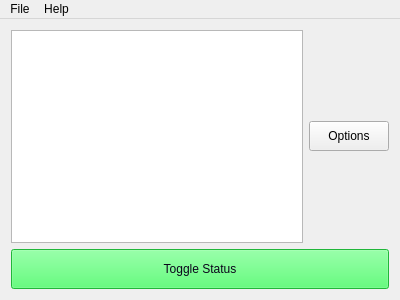
<?xml version="1.0" encoding="UTF-8"?>
<ui version="4.0">
 <class>MainWindow</class>
 <widget class="QMainWindow" name="MainWindow">
  <property name="geometry">
   <rect>
    <x>0</x>
    <y>0</y>
    <width>400</width>
    <height>300</height>
   </rect>
  </property>
  <property name="sizePolicy">
   <sizepolicy hsizetype="Minimum" vsizetype="Preferred">
    <horstretch>0</horstretch>
    <verstretch>0</verstretch>
   </sizepolicy>
  </property>
  <property name="windowTitle">
   <string>MainWindow</string>
  </property>
  <widget class="QWidget" name="centralWidget">
   <layout class="QVBoxLayout" name="verticalLayout_2">
    <item>
     <layout class="QVBoxLayout" name="verticalLayout">
      <item>
       <layout class="QHBoxLayout" name="horizontalLayout">
        <item>
         <widget class="QTextEdit" name="textEdit"/>
        </item>
        <item>
         <widget class="QPushButton" name="options">
          <property name="minimumSize">
           <size>
            <width>0</width>
            <height>30</height>
           </size>
          </property>
          <property name="text">
           <string>Options</string>
          </property>
         </widget>
        </item>
       </layout>
      </item>
      <item>
       <widget class="QPushButton" name="pushButton">
        <property name="enabled">
         <bool>true</bool>
        </property>
        <property name="sizePolicy">
         <sizepolicy hsizetype="Minimum" vsizetype="Fixed">
          <horstretch>0</horstretch>
          <verstretch>0</verstretch>
         </sizepolicy>
        </property>
        <property name="minimumSize">
         <size>
          <width>100</width>
          <height>40</height>
         </size>
        </property>
        <property name="styleSheet">
         <string notr="true">background-color: rgb(46, 255, 81);
color: rgb(10, 5, 27);
font: 75 12pt &quot;System&quot;;</string>
        </property>
        <property name="text">
         <string>Toggle Status</string>
        </property>
       </widget>
      </item>
     </layout>
    </item>
   </layout>
  </widget>
  <widget class="QMenuBar" name="menuBar">
   <property name="geometry">
    <rect>
     <x>0</x>
     <y>0</y>
     <width>400</width>
     <height>21</height>
    </rect>
   </property>
   <widget class="QMenu" name="menuFile">
    <property name="title">
     <string>File</string>
    </property>
    <addaction name="actionOptions"/>
    <addaction name="separator"/>
    <addaction name="actionExit"/>
   </widget>
   <widget class="QMenu" name="menuInformation">
    <property name="title">
     <string>Help</string>
    </property>
    <addaction name="actionAbout"/>
   </widget>
   <addaction name="menuFile"/>
   <addaction name="menuInformation"/>
  </widget>
  <action name="actionOptions">
   <property name="text">
    <string>Options</string>
   </property>
  </action>
  <action name="actionExit">
   <property name="text">
    <string>Exit</string>
   </property>
  </action>
  <action name="actionAbout">
   <property name="text">
    <string>About</string>
   </property>
  </action>
 </widget>
 <layoutdefault spacing="6" margin="11"/>
 <resources/>
 <connections/>
</ui>
